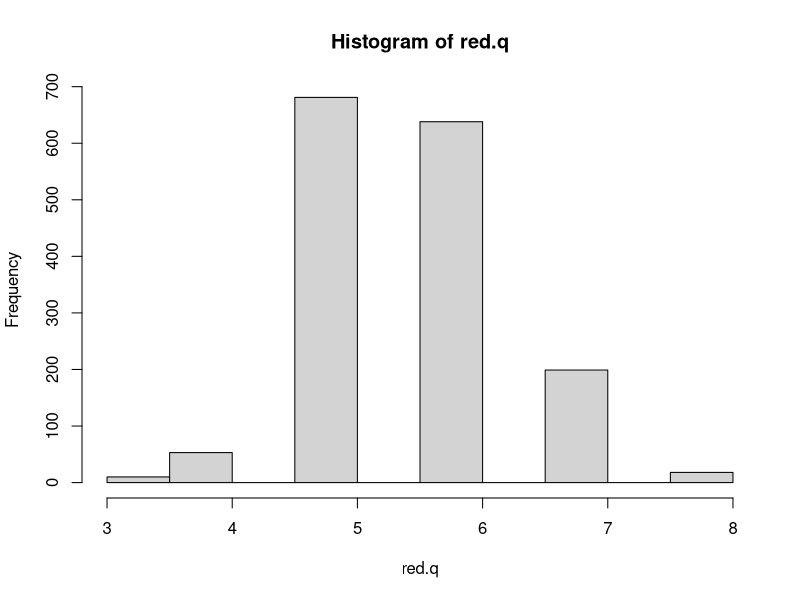

Write R code to recreate this figure. (Note: this script raises an error after producing the figure.)
### Code Exploration & Clean up
library(sampling)
library(dplyr)
library(MASS)
# The original files were in *.csv format, but were actually delimited with semi colons ; instead of commas. Opened files in Excel, and convered to actual Comma delimited files. These are the "winequality-red-new" and "winequality-white-new" files.

redwine <- read.csv("data/winequality-red-new.csv", header=T, stringsAsFactors=F)
nrow(redwine) #1599 rows of data

whitewine <- read.csv("data/winequality-white-new.csv", header=T, stringsAsFactors=F)
nrow(whitewine) #4898 rows of data.


# ----- REd Wine -----
red.q <- redwine$quality
hist(red.q)
quantile(red.q, seq=c(0, .25, .5, .75, 1))
# min is 3, max is 8
# 0%  25%  50%  75% 100% 
# 3    5    6    6    8 

table(red.q)
# 3   4   5   6   7   8 
# 10  53 681 638 199  18
# we will need to do some sort of stratified sampling to make sure we have all the fields represented.

red.n <- c(10,53,681,638,199,18)
red.size <- ceiling(red.n*(600/1600)) # take a little more than 1/3 of observations. round up to whole #'s

# stratified sample 
s=strata(redwine[order(redwine$quality),], c("quality"), size=red.size, method="srswor" )
redwine.samp <- getdata(redwine[order(redwine$quality),],s) # gives you the rows IN the sample, but can't get the rows NOT in sample

redwine.sort <- tbl_df(redwine[order(redwine$quality),])
redwine.sort$row_id <- seq(1:nrow(redwine))

samp_ids <- s$ID_unit

filter(redwine.sort, row_id %in% samp_ids)
head(redwine.samp)
# these give me the same results as getdata(). The redwine.samp has extra colums for stratum # and inclusion probability, but i don't think we need those right now.
#   what we DO need, is the ability to get the rows NOT in the sample, which "getdata" doesn't seem to allow. 

# break up into our two sets.
red.samp <- filter(redwine.sort, row_id %in% samp_ids) # 602
red.training <- filter(redwine.sort, !row_id %in% samp_ids)  #997
# 602+997=1599
head(red.training)
# save to files.
write.csv(red.samp, "data/redwine-testset.csv", row.names=FALSE )
write.csv(red.training, "data/redwine-trainingset.csv", row.names=FALSE)


# ----- White Wine -----
white.q <- whitewine$quality
hist(white.q)
quantile(white.q, seq=c(0, .25, .5, .75, 1))
# 0%  25%  50%  75% 100% 
# 3    5    6    6    9 
table(white.q)
# 3    4    5    6    7    8    9 
# 20  163 1457 2198  880  175    5 

# still clusterd around 5/6, min is 3 but max is 9 (very few)
white.n <- c(20,163,1457,2198,880,175,5)

white.n*600/1600
#   7.500  61.125 546.375 824.250 330.000  65.625   1.875
white.n*900/4898
# 3.6749694  29.9510004 267.7215190 403.8791343 161.6986525  32.1559820   0.9187423
4898*600/1600
#[1] 1836.75  # going to go with the same proportion as the redwine so we have 2 of the 9's in the testing set. 
# this still leaves us about 3,000 samples to train on.

# get sample sizes
white.size <- ceiling(white.n*600/1600)

# sort & add row #'s to original data (strata() requires data sorted by strata)
white.sort <- tbl_df(whitewine[order(whitewine$quality),])
white.sort$row_id <- seq(1:nrow(whitewine))

# do the stratified sampling
w <- strata(white.sort, c("quality"), size=white.size, method="srswor" )
samp_id.w <- w$ID_unit

# break up original data into our two sets
white.samp <- filter(white.sort, row_id %in% samp_id.w) # 1840 obs
white.train <- filter(white.sort, !row_id %in% samp_id.w) # 3058 obs
# 1840+3058 = 4898

# write to file.
write.csv(white.samp, "data/whitewine-testset.csv", row.names=FALSE )
write.csv(white.train, "data/whitewine-trainingset.csv", row.names=FALSE)

# --- Combined Graph to Save ---
par(mfrow=c(2,1))
hist(red.q, xlim=c(0,10), main="Red Wine: Quality", xlab="Quality")
hist(white.q, xlim=c(0,10), main="White Wine: Quality", xlab="Quality")

#########GS additions to Matt's exploratory analysis
pairs(redwine)

cor(redwine[,unlist(lapply(mtcars, is.numeric))])
## highly collinear variables will be problematic. 
## one idea is to do principle component ordinal regression.
##Basically doing ordinal regression with the PC's of a pca to get the variables
#orthogonal and eliminat multicollinearity.


#######pca
redwine.trainingset <- read.csv("data/redwine-trainingset.csv", header=T, stringsAsFactors=F)
red.y<-redwine.trainingset$quality
head(redwine.trainingset)
red.preds<-redwine.trainingset[,1:11]

pca.red<-prcomp(red.preds, scale = TRUE)
summary(pca.red)
##graph of pca
biplot(pca.red, choices = 1:2, main ="PCA of Predictor Variables")

library(ggplot2)
qplot(pca.red$x[,1],pca.red$x[,2], main="Scores of PC1 and PC2 of scaled Red Wine Data")

#looking at ordinal regression with pcs
pcr.red.5<-polr(as.factor(redwine.trainingset$quality)~pca.red$x[,1] + 
                  pca.red$x[,2]  + pca.red$x[,3] + pca.red$x[,4] + pca.red$x[,5])
pcr.red.4<-polr(as.factor(redwine.trainingset$quality)~pca.red$x[,1] + 
                  pca.red$x[,2]  + pca.red$x[,3] + pca.red$x[,4])
pcr.red.3<-polr(as.factor(redwine.trainingset$quality)~pca.red$x[,1] + 
                  pca.red$x[,2]  + pca.red$x[,3])
pcr.red.2<-polr(as.factor(redwine.trainingset$quality)~pca.red$x[,1] + 
                  pca.red$x[,2])
pcr.red.1<-polr(as.factor(redwine.trainingset$quality)~pca.red$x[,1] )
summary(pcr.red.1)
summary(pcr.red.2)
summary(pcr.red.3)
summary(pcr.red.4)
summary(pcr.red.5)

##lowest AIC/BIC looks like pcr with 3 pc's ## This may be a start.
AIC(pcr.red.1, pcr.red.2, pcr.red.3, pcr.red.4, pcr.red.5)
BIC(pcr.red.1, pcr.red.2, pcr.red.3, pcr.red.4, pcr.red.5)

# This makes sense why you selected PCA- multivariate responses..
